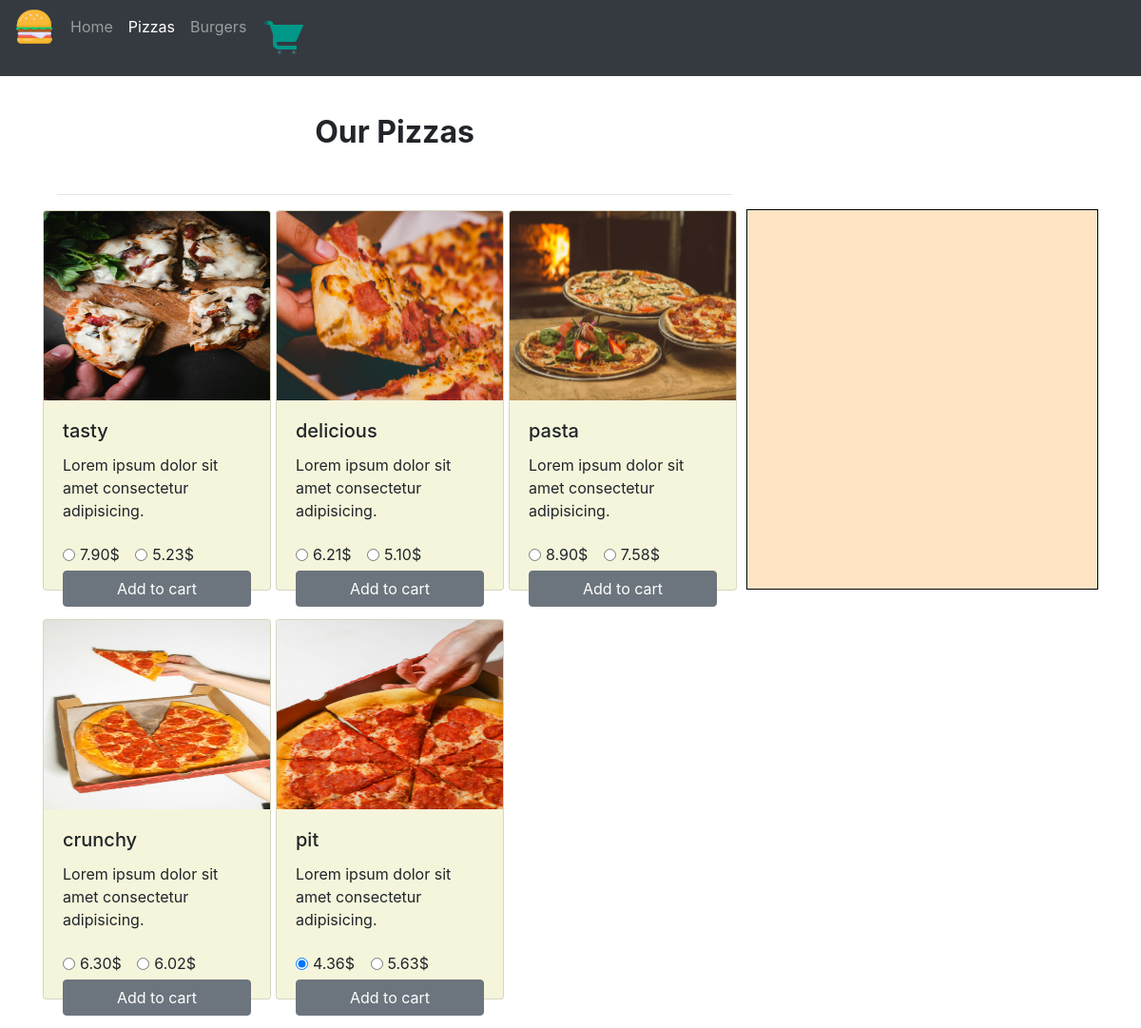
The app's page /pizza/ with its own data.
### Food/models.py (models this page shows, shortened)
class Pizaa(models.Model):
    name = models.CharField(max_length=120)
    priceM = models.DecimalField(max_digits=4,decimal_places=2)
    priceL = models.DecimalField(max_digits=4,decimal_places=2)
    pImage = models.ImageField(upload_to='photos/pizaimage')

### Food/views.py (the view)
# urls.py: path('pizza/',views.pizza,name="pizza"),
def pizza(request):
    pizzas = Pizaa.objects.all()
    ctx = {'pizza' : pizzas,'active_link':'pizza'}
    return render(request,'Food/pizza.html',ctx)

### Food/templates/Food/pizza.html (shortened to what this page needs)
{% extends "Food/base.html" %}
{% block content %}
   <div class="container">
    <div class="container-fluid">
      <div class="row">
        <div class="col-md-8">
          <h3 style="text-align: center;font-size:xx-large; padding-top: 40px;padding-bottom: 30px;font-weight: bold">Our Pizzas</h3>
          <hr>
          <div class="row">
            {% for pi in pizza %}
            <div class="card" style="width: 15rem; height: 400px; background-color: beige; margin-bottom: 30px;margin-right: 5px;">
              <img class="card-img-top" src={{pi.pImage.url}} alt="Card image cap" style="height: 50%;">
              <div class="card-body">
                <h5 class="card-title">{{pi.name}}</h5>
                <p>Lorem ipsum dolor sit amet consectetur adipisicing.</p>
                <div class="form-check-inline">
                  <input type="radio" class="form-check-input" name="price" id="price" checked>
                  {{pi.priceM}}$
                </div>
                <div class="form-check-inline">
                  <input type="radio" class="form-check-input" name="price" id="price" >
                  {{pi.priceL}}$
                </div>
                <div style="padding-top: 5px;">
                  <button class="btn btn-secondary " style="width:100%;">Add to cart</button>
                </div>
              </div>
            </div>
            {% endfor %}
          </div>
        </div>
        <div class="col-md-4" style="border: 1px solid black; margin-top: 140px; height: 400px; width:15rem; padding-left: 10px;background-color: bisque;">
        </div>
      </div>
    </div>
   </div>
{% endblock content %}

### Food/templates/Food/base.html (shortened to what this page needs)
<!DOCTYPE html>
{% load static %}
<html lang="en">
<head>
   <link rel="stylesheet" href="https://cdn.jsdelivr.net/npm/bootstrap@4.6.2/dist/css/bootstrap.min.css">
    <link rel="stylesheet" href={% static '../../static/Food/css/style.css' %}>
</head>
<body>
    <nav class="navbar navbar-expand-sm bg-dark navbar-dark">
        <ul class="navbar-nav">
          <li class="nav-item">
            <div class="img-div">
              <img src={% static "../../static/Food/images/icons8-hamburger-66.png" %} class="im" alt="">
            </div>
          </li>
          <li class="nav-item">
            <a class="nav-link {% if active_link == 'index' %} active{% endif %}"href={% url 'index' %}>Home</a>
          </li>
          <li class="nav-item">
            <a class="nav-link {% if active_link == 'pizza' %} active{% endif %}" href={% url 'pizza' %}>Pizzas</a>
          </li>
          <li class="nav-item">
            <a class="nav-link {% if active_link == 'burger' %} active{% endif %}" href={% url 'burger' %} >Burgers</a>
          </li>
          <li class="nav-item">
            <a href="" class="nav-link"><img src={% static '../../static/Food/images/icons8-shopping-cart-48.png' %} alt=""></a>
          </li>
        </ul>
      </nav>
      <div id="main" >
        {% block content %}
        {% endblock content %}
      </div>
</body>
</html>

### Food/static/Food/css/style.css (style rules this page uses)
.img-div { width: 40px; margin-right: 10px; }
.im { width:100%; }

### records on screen
Pizaa: pImage (picture), name "tasty", priceM "7.90", priceL "5.23"
Pizaa: pImage (picture), name "delicious", priceM "6.21", priceL "5.10"
Pizaa: pImage (picture), name "pasta", priceM "8.90", priceL "7.58"
Pizaa: pImage (picture), name "crunchy", priceM "6.30", priceL "6.02"
Pizaa: pImage (picture), name "pit", priceM "4.36", priceL "5.63"
